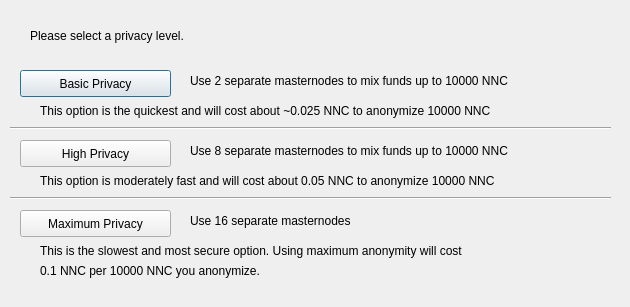
<?xml version="1.0" encoding="UTF-8"?>
<ui version="4.0">
 <class>ObfuscationConfig</class>
 <widget class="QDialog" name="ObfuscationConfig">
  <property name="geometry">
   <rect>
    <x>0</x>
    <y>0</y>
    <width>630</width>
    <height>307</height>
   </rect>
  </property>
  <property name="windowTitle">
   <string>Configure Obfuscation</string>
  </property>
  <widget class="QPushButton" name="buttonBasic">
   <property name="geometry">
    <rect>
     <x>20</x>
     <y>70</y>
     <width>151</width>
     <height>27</height>
    </rect>
   </property>
   <property name="text">
    <string>Basic Privacy</string>
   </property>
  </widget>
  <widget class="QPushButton" name="buttonHigh">
   <property name="geometry">
    <rect>
     <x>20</x>
     <y>140</y>
     <width>151</width>
     <height>27</height>
    </rect>
   </property>
   <property name="text">
    <string>High Privacy</string>
   </property>
  </widget>
  <widget class="QPushButton" name="buttonMax">
   <property name="geometry">
    <rect>
     <x>20</x>
     <y>210</y>
     <width>151</width>
     <height>27</height>
    </rect>
   </property>
   <property name="text">
    <string>Maximum Privacy</string>
   </property>
  </widget>
  <widget class="QLabel" name="label">
   <property name="geometry">
    <rect>
     <x>30</x>
     <y>20</y>
     <width>571</width>
     <height>31</height>
    </rect>
   </property>
   <property name="text">
    <string>Please select a privacy level.</string>
   </property>
  </widget>
  <widget class="QLabel" name="label_2">
   <property name="geometry">
    <rect>
     <x>190</x>
     <y>70</y>
     <width>421</width>
     <height>21</height>
    </rect>
   </property>
   <property name="text">
    <string>Use 2 separate masternodes to mix funds up to 10000 NNC</string>
   </property>
  </widget>
  <widget class="QLabel" name="label_3">
   <property name="geometry">
    <rect>
     <x>190</x>
     <y>140</y>
     <width>411</width>
     <height>21</height>
    </rect>
   </property>
   <property name="text">
    <string>Use 8 separate masternodes to mix funds up to 10000 NNC</string>
   </property>
  </widget>
  <widget class="QLabel" name="label_4">
   <property name="geometry">
    <rect>
     <x>190</x>
     <y>210</y>
     <width>421</width>
     <height>21</height>
    </rect>
   </property>
   <property name="text">
    <string>Use 16 separate masternodes</string>
   </property>
  </widget>
  <widget class="QLabel" name="label_6">
   <property name="geometry">
    <rect>
     <x>40</x>
     <y>100</y>
     <width>561</width>
     <height>21</height>
    </rect>
   </property>
   <property name="text">
    <string>This option is the quickest and will cost about ~0.025 NNC to anonymize 10000 NNC</string>
   </property>
  </widget>
  <widget class="QLabel" name="label_7">
   <property name="geometry">
    <rect>
     <x>40</x>
     <y>170</y>
     <width>561</width>
     <height>21</height>
    </rect>
   </property>
   <property name="text">
    <string>This option is moderately fast and will cost about 0.05 NNC to anonymize 10000 NNC</string>
   </property>
  </widget>
  <widget class="QLabel" name="label_8">
   <property name="geometry">
    <rect>
     <x>40</x>
     <y>240</y>
     <width>561</width>
     <height>21</height>
    </rect>
   </property>
   <property name="text">
    <string>This is the slowest and most secure option. Using maximum anonymity will cost</string>
   </property>
  </widget>
  <widget class="QLabel" name="label_9">
   <property name="geometry">
    <rect>
     <x>40</x>
     <y>260</y>
     <width>561</width>
     <height>21</height>
    </rect>
   </property>
   <property name="text">
    <string>0.1 NNC per 10000 NNC you anonymize.</string>
   </property>
  </widget>
  <widget class="Line" name="line">
   <property name="geometry">
    <rect>
     <x>10</x>
     <y>120</y>
     <width>601</width>
     <height>16</height>
    </rect>
   </property>
   <property name="orientation">
    <enum>Qt::Horizontal</enum>
   </property>
  </widget>
  <widget class="Line" name="line_2">
   <property name="geometry">
    <rect>
     <x>10</x>
     <y>190</y>
     <width>601</width>
     <height>16</height>
    </rect>
   </property>
   <property name="orientation">
    <enum>Qt::Horizontal</enum>
   </property>
  </widget>
 </widget>
 <resources/>
 <connections/>
</ui>
